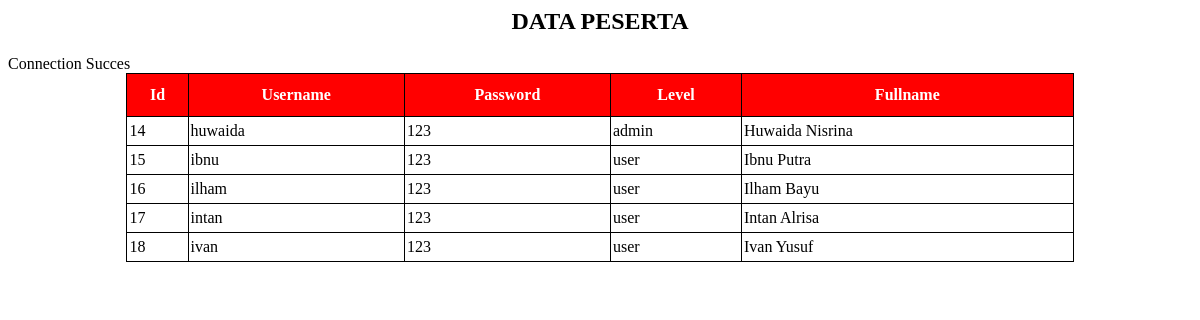
The page / on the database its author committed.
### tables this page shows
CREATE TABLE `tabel` (
  `Id` int(50) NOT NULL,
  `Username` varchar(50) NOT NULL,
  `Password` varchar(50) NOT NULL,
  `Level` varchar(50) NOT NULL,
  `Fullname` varchar(50) NOT NULL
);

### index.php (the view, shortened to what this page needs)
<html>
<head>
  <link rel="stylesheet" type="text/css" href="style.css">
</head>
<body>
  <div class="container">
    <h2><center>DATA PESERTA</center></h2>
    <table class="tabel" align="center">
  <tr>
    <th>Id</th>
    <th>Username</th>
    <th>Password</th>
    <th>Level</th>
    <th>Fullname</th>
  </tr>
  </div>
  <?php
  include('koneksi.php');
  $sql_tampil ="SELECT * FROM tabel";
  $peserta=mysqli_query($conn,$sql_tampil);
  while($baris_data=mysqli_fetch_array($peserta,MYSQLI_ASSOC)){
    echo'
    </tr>
      <td>'.$baris_data['Id'].'</td>
      <td>'.$baris_data['Username'].'</td>
      <td>'.$baris_data['Password'].'</td>
      <td>'.$baris_data['Level'].'</td>
      <td>'.$baris_data['Fullname'].'</td>
    </tr>';
  }
  ?>
</body>
</html>

### style.css (style rules this page uses)
table { border-collapse: collapse; width: 80%; }
table th { border: 1px solid #000; padding: 2px; padding-top: 12px; padding-bottom: 12px; text-align: left; background-color: rgb(255, 0, 0); color: white; text-align: center; }
table td { border: 1px solid #000; padding: 2px; padding-top: 5px; padding-bottom: 5px; text-align: left; color: black; }

### rows shown on the page
tabel: Id "14", Username "huwaida", Password "123", Level "admin", Fullname "Huwaida Nisrina"
tabel: Id "15", Username "ibnu", Password "123", Level "user", Fullname "Ibnu Putra"
tabel: Id "16", Username "ilham", Password "123", Level "user", Fullname "Ilham Bayu"
tabel: Id "17", Username "intan", Password "123", Level "user", Fullname "Intan Alrisa"
tabel: Id "18", Username "ivan", Password "123", Level "user", Fullname "Ivan Yusuf"
